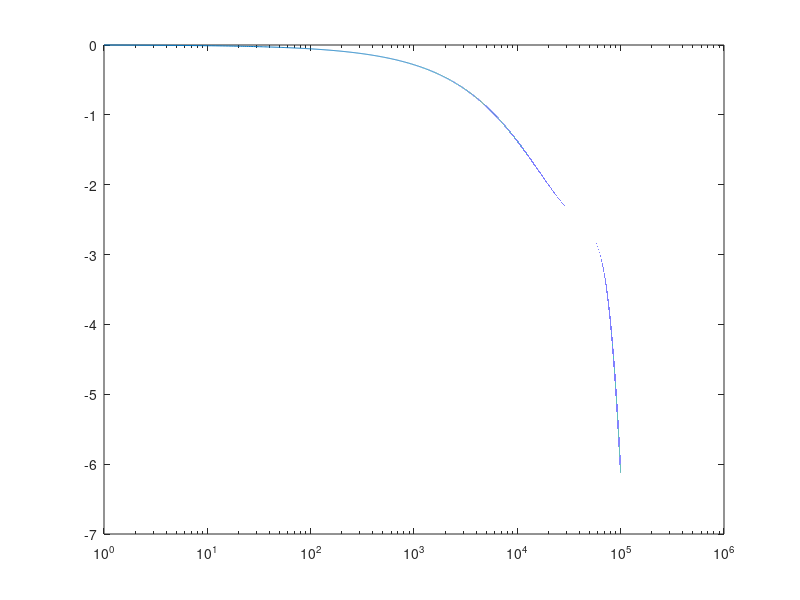

MATLAB code to generate this figure:
w = 100;
z = zeros(1,100001);
n = zeros(1,100001);
for w = 0:1:100000
    n(w+1) = w+1;
    s = j*w;
    %h = 5220000/(s^1.5 + 1156 * s ^ 0.7 + 5220000);
    h = 1.31 * 10^9/(s^1.9 + 7.246 * 10^5 * s ^ 0.7 + 1.31 * 10^9);
    z(w+1) = mag2db(abs(h));
end
semilogx(n,z);